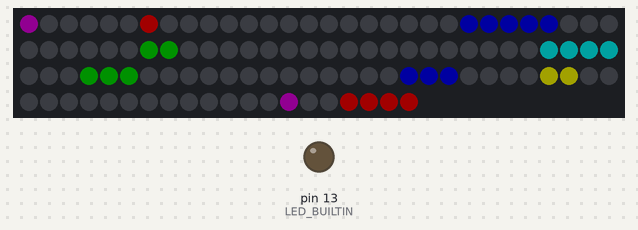
This program was run on a simulated Arduino Nano, built with avr-gcc and run on an emulated ATmega328P. On the bench: 110 RGB LEDs in strip order, left to right, continuing on the next row, output pins drawn as LEDs (lit = HIGH). Dim RGB values are drawn brighter than linear; the local clock reads 2024-03-15 10:24:30 at power-on unless the program sets it; what the program prints to the serial monitor is not drawn.

Above: at 1.1 s.

The program:

main.cpp
```cpp
#include <Arduino.h>

#include <RTClib.h>

#include <FastLED.h> // http://fastled.io/docs/3.1/functions.html

#include "util.h"

#define GRID_2_ROWS

CRGB leds[NUM_LEDS];

static RTC_DS1307 rtc;
static DateTime now;
static DateTime then;
static char print_buf[30];

static void error()
{
    for (;;)
    {
        digitalWrite(LED_BUILTIN, !digitalRead(LED_BUILTIN));
        delay(125);
    }
}

#if defined(GRID_2_ROWS)
void light_block(const CRGB& colour, const uint8_t n, const int8_t x_sw, const int8_t y_sw)
{
  switch (n)
  {
    case 9: leds[xy(x_sw + 0, y_sw + 3)] = colour;
    case 8: leds[xy(x_sw + 0, y_sw + 2)] = colour;
    case 7: leds[xy(x_sw + 0, y_sw + 1)] = colour;
    case 6: leds[xy(x_sw + 0, y_sw + 0)] = colour;
    case 5: leds[xy(x_sw + 1, y_sw + 4)] = colour;
    case 4: leds[xy(x_sw + 1, y_sw + 3)] = colour;
    case 3: leds[xy(x_sw + 1, y_sw + 2)] = colour;
    case 2: leds[xy(x_sw + 1, y_sw + 1)] = colour;
    case 1: leds[xy(x_sw + 1, y_sw + 0)] = colour;
  }
}
#else
void light_block(const CRGB& colour, const uint8_t n, const int8_t x_sw, const int8_t y_sw)
{
  switch (n)
  {
    case 9: leds[xy(x_sw + 0, y_sw + 2)] = colour;
    case 8: leds[xy(x_sw + 0, y_sw + 1)] = colour;
    case 7: leds[xy(x_sw + 0, y_sw + 0)] = colour;
    case 6: leds[xy(x_sw + 1, y_sw + 2)] = colour;
    case 5: leds[xy(x_sw + 1, y_sw + 1)] = colour;
    case 4: leds[xy(x_sw + 1, y_sw + 0)] = colour;
    case 3: leds[xy(x_sw + 2, y_sw + 2)] = colour;
    case 2: leds[xy(x_sw + 2, y_sw + 1)] = colour;
    case 1: leds[xy(x_sw + 2, y_sw + 0)] = colour;
  }
}

auto thousands = [](uint32_t n){ return (n % 10000UL) / 1000UL; };
auto hundreds = [](uint32_t n){ return (n % 1000UL) / 100UL; };
#endif

auto tens = [](uint32_t n){ return (n % 100UL) / 10UL; };
auto units = [](uint32_t n){ return n % 10UL; };

void setup()
{
  Serial.begin(115200);
  pinMode(LED_BUILTIN, OUTPUT);

  if (!rtc.begin()) error();

  FastLED.addLeds<WS2811, LED_PIN, GRB>(leds, NUM_LEDS);
  FastLED.setBrightness(BRIGHTNESS);

  now = rtc.now();
  then = now - TimeSpan(60); // make sure we have at least 1 minute difference
}

void loop()
{
  // wait until the next second
  while (true)
  {
    now = rtc.now();

    if (now.second() != then.second()) break;
    else delay(500);
  }

#if !defined(GRID_2_ROWS)
  // only write new leds if the minute has changed
  if (now.minute() != then.minute())
  {
#endif
    for_range(i, NUM_LEDS) leds[i] = CRGB::Black;

#if defined(GRID_2_ROWS)
    light_block(CRGB::Red, tens(now.hour()), -1, 6);
    light_block(CRGB::Yellow, units(now.hour()), 1, 6);
    light_block(CRGB::Green, tens(now.minute()), 2, 6);
    light_block(CRGB::Cyan, units(now.minute()), 4, 6);
    light_block(CRGB::Blue, tens(now.second()), 6, 6);
    light_block(CRGB::Purple, units(now.second()), 8, 6);

    light_block(CRGB::Purple, tens(now.day()), -1, 0);
    light_block(CRGB::Blue, units(now.day()), 1, 0);
    light_block(CRGB::Cyan, tens(now.month()), 2, 0);
    light_block(CRGB::Green, units(now.month()), 4, 0);
    light_block(CRGB::Yellow, tens(now.year()), 6, 0);
    light_block(CRGB::Red, units(now.year()), 8, 0);
#else
    light_block(CRGB::Red, thousands(now.year()), -2, 0);
    light_block(CRGB::Red, tens(now.day()), -2, 4);
    light_block(CRGB::Red, tens(now.hour()), -2, 8);

    light_block(CRGB::Yellow, hundreds(now.year()), 1, 0);
    light_block(CRGB::Yellow, units(now.day()), 1, 4);
    light_block(CRGB::Yellow, units(now.hour()), 1, 8);

    light_block(CRGB::Green, tens(now.year()), 4, 0);
    light_block(CRGB::Green, tens(now.month()), 4, 4);
    light_block(CRGB::Green, tens(now.minute()), 4, 8);

    light_block(CRGB::Blue, units(now.year()), 7, 0);
    light_block(CRGB::Blue, units(now.month()), 7, 4);
    light_block(CRGB::Blue, units(now.minute()), 7, 8);
#endif

    FastLED.show();
#if !defined(GRID_2_ROWS)
  }
#endif

  sprintf(print_buf, "%4d-%02d-%02d %02d:%02d:%02d", now.year(), now.month(), now.day(), now.hour(), now.minute(), now.second());
  Serial.println(print_buf);

  then = now;
}
```

util.h
```cpp
#ifndef __UTIL_H__
#define __UTIL_H__

#include "Arduino.h"

#include "FastLED.h"

#include "stdint.h"

#define for_range(I, LT) for (size_t I = 0; I < LT; ++I)

constexpr uint64_t S_PER_MINUTE{60ULL};
constexpr uint64_t S_PER_HOUR{S_PER_MINUTE * 60ULL};
constexpr uint64_t S_PER_DAY{S_PER_HOUR * 24ULL};
constexpr uint64_t S_PER_YEAR{S_PER_DAY * 365ULL};

constexpr int8_t WIDTH{10};
constexpr int8_t HEIGHT{11};
constexpr int8_t BOTTOM{0};
constexpr int8_t LEFT{0};
constexpr int8_t TOP{HEIGHT - 1};
constexpr int8_t RIGHT{WIDTH - 1};
constexpr uint8_t NUM_LEDS{WIDTH * HEIGHT};

constexpr unsigned char LED_PIN{2};
constexpr uint8_t BRIGHTNESS{34};

constexpr uint64_t period_1s_ms{1000ULL}; // must be at least 1

extern CRGB leds[];

// serpentine layout, origin at bottom left
auto xy = [](int8_t x, int8_t y){ return (x % 2) ? (HEIGHT * (x + 1)) - y - 1 : y + (HEIGHT * x); };

#endif // __UTIL_H__
```
